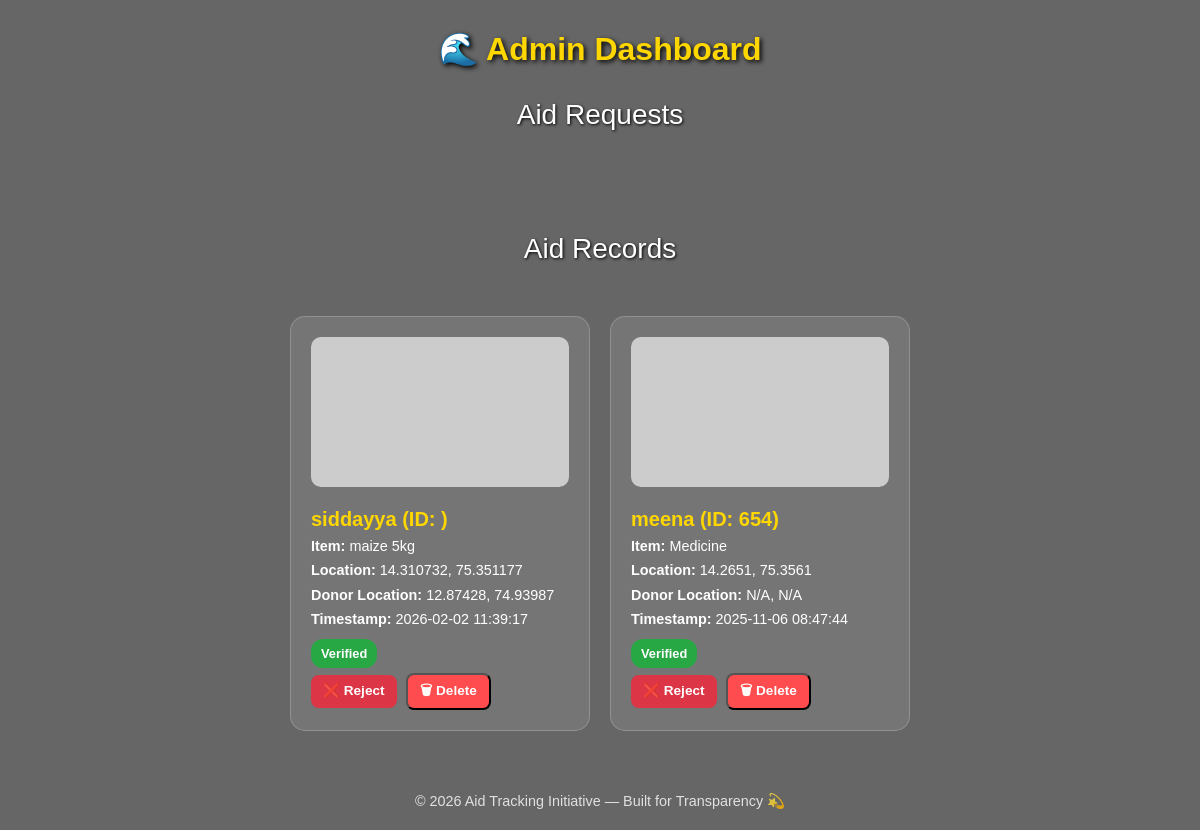
The page /dashboard (signed in) on the database its author committed.
### app.py (models this page shows)
class Transaction(db.Model):
    id = db.Column(db.Integer, primary_key=True)
    beneficiary_name = db.Column(db.String(100))
    beneficiary_id = db.Column(db.String(50))
    item = db.Column(db.String(200))
    lat = db.Column(db.Float, nullable=True)
    lon = db.Column(db.Float, nullable=True)
    donor_lat = db.Column(db.Float, nullable=True)
    donor_lon = db.Column(db.Float, nullable=True)
    photo_filename = db.Column(db.String(200))
    timestamp = db.Column(db.DateTime, default=datetime.utcnow)
    status = db.Column(db.String(20), default='Pending')
    delivery_status = db.Column(db.String(20), default='Pending')
    current_lat = db.Column(db.Float, nullable=True)
    current_lon = db.Column(db.Float, nullable=True)
    last_updated = db.Column(db.DateTime, nullable=True)

### app.py (the view)
@app.route('/dashboard')
@login_required
def dashboard():
    transactions = Transaction.query.order_by(Transaction.timestamp.desc()).all()
    aid_requests = AidRequest.query.order_by(AidRequest.timestamp.desc()).all()
    return render_template('dashboard.html', transactions=transactions, aid_requests=aid_requests, current_year=datetime.utcnow().year)

### app.py (called while the page is built)
def login_required(f):
    @wraps(f)
    def decorated_function(*args, **kwargs):
        if 'user_id' not in session:
            flash('Please login first.', 'warning')
            return redirect(url_for('login'))
        return f(*args, **kwargs)
    return decorated_function

### templates/dashboard.html (shortened to what this page needs)
<!DOCTYPE html>
<html lang="en">
<head>
    <link href="https://cdn.jsdelivr.net/npm/bootstrap@5.3.3/dist/css/bootstrap.min.css" rel="stylesheet">
    <link href="C:\Users\Dell\Downloads\pexels-pok-rie-33563-14823611.jpg" rel="stylesheet">
</head>
<body>
    <h2>🌊 Admin Dashboard</h2>
    <h3 class="section-title">Aid Requests</h3>
    <div id="requests-container" class="container card-container">
    </div>
    <h3 class="section-title">Aid Records</h3>
    <div class="container card-container">
        {% for t in transactions %}
        <div class="aid-card">
            {% if t.photo_filename %}
                <img src="{{ url_for('uploaded_file', filename=t.photo_filename) }}" alt="photo">
            {% else %}
                <img src="https://via.placeholder.com/300x150?text=No+Photo" alt="no photo">
            {% endif %}
            <h5>{{ t.beneficiary_name }} (ID: {{ t.beneficiary_id }})</h5>
            <p><strong>Item:</strong> {{ t.item }}</p>
            <p><strong>Location:</strong> {{ t.lat or 'N/A' }}, {{ t.lon or 'N/A' }}</p>
            <p><strong>Donor Location:</strong> {{ t.donor_lat or 'N/A' }}, {{ t.donor_lon or 'N/A' }}</p>
            <p><strong>Timestamp:</strong> {{ t.timestamp.strftime('%Y-%m-%d %H:%M:%S') }}</p>
            <div class="status-badge {% if t.status == 'Pending' %}status-pending{% elif t.status == 'Verified' %}status-verified{% else %}status-rejected{% endif %}">
                {{ t.status }}
            </div>
            <div>
                {% if t.status != 'Rejected' %}
                    <a href="{{ url_for('verify', tid=t.id, new_status='Rejected') }}" class="action-btn btn-reject">❌ Reject</a>
                {% endif %}
                <form action="{{ url_for('delete_beneficiary', bid=t.id) }}" method="post" style="display:inline;">
                    <button type="submit" class="action-btn btn-delete">🗑 Delete</button>
                </form>
            </div>
        </div>
        {% endfor %}
    </div>
    <footer>
        <p>© {{ current_year }} Aid Tracking Initiative — Built for Transparency 💫</p>
    </footer>
</body>
</html>

### templates/dashboard.html (style rules this page uses)
body { font-family: 'Poppins', sans-serif; background: url('https://images.pexels.com/photos/14823611/pexels-photo-14823611.jpeg') no-repeat center center fixed; background-size: cover; color: #fff; min-height: 100vh; }
body::before { content: ""; position: fixed; top: 0; left: 0; width: 100%; height: 100%; background: rgba(0,0,0,0.6); z-index: -1; }
h2 { text-align: center; margin: 30px 0; font-weight: 600; color: #ffd700; text-shadow: 2px 2px 5px #000; }
.section-title { text-align: center; margin: 30px 0; font-weight: 500; color: #fff; text-shadow: 1px 1px 3px #000; }
.card-container { display: flex; flex-wrap: wrap; justify-content: center; gap: 20px; padding: 20px; }
.aid-card { background: rgba(255,255,255,0.1); backdrop-filter: blurr(10px); border-radius: 15px; padding: 20px; width: 300px; transition: transform 0.3s, box-shadow 0.3s; border: 1px solid rgba(255,255,255,0.2); }
.aid-card img { width: 100%; height: 150px; object-fit: cover; border-radius: 10px; margin-bottom: 10px; }
.aid-card h5 { margin: 10px 0 5px 0; font-weight: 600; color: #ffd700; }
.aid-card p { margin: 3px 0; font-size: 0.9rem; }
.status-badge { display: inline-block; padding: 5px 10px; border-radius: 12px; font-weight: 600; font-size: 0.8rem; margin-top: 5px; }
.status-verified { background-color: #28a745; }
.action-btn { display: inline-block; margin: 5px 5px 0 0; padding: 6px 12px; border-radius: 8px; font-weight: 600; color: #fff; text-decoration: none; font-size: 0.85rem; }
.btn-reject { background-color: #dc3545; }
.btn-delete { background-color: #ff4d4f; }
footer { text-align: center; margin: 40px 0 20px 0; font-size: 0.9rem; opacity: 0.8; }

### rows shown on the page
Transaction: beneficiary_name "siddayya", item "maize 5kg", lat "14.310732", lon "75.351177", donor_lat "12.87428", donor_lon "74.93987", timestamp "2026-02-02 11:39:17", status "Verified"
Transaction: beneficiary_name "meena", beneficiary_id "654", item "Medicine", lat "14.2651", lon "75.3561", donor_lat "N/A", donor_lon "N/A", timestamp "2025-11-06 08:47:44", status "Verified"
